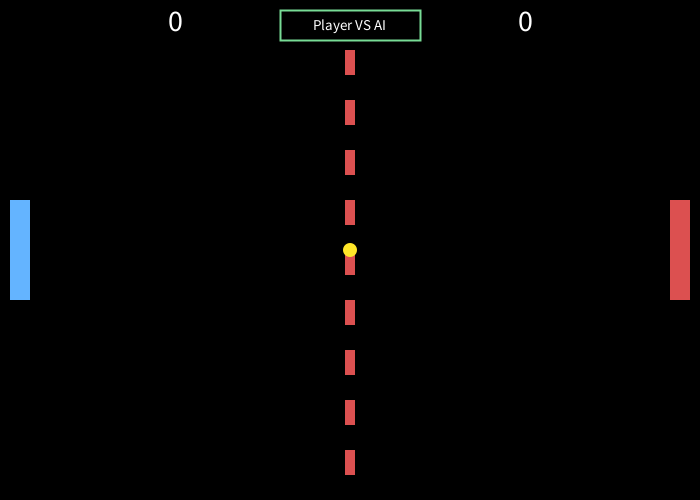
Frame 1 (no input)
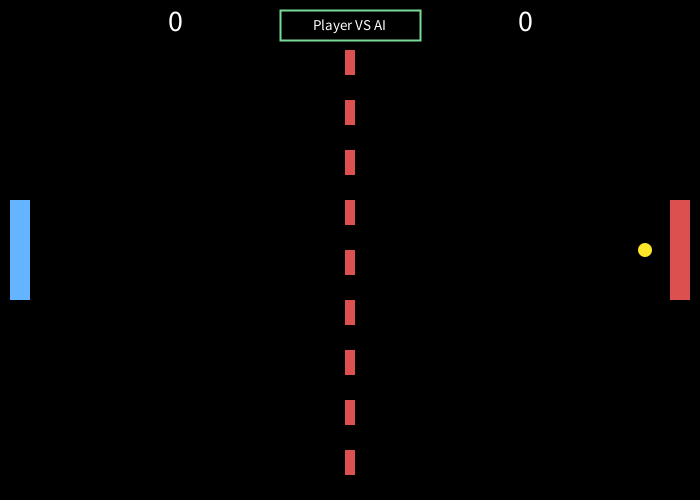
Frame 60 (the mouse pressed at the canvas centre just before this capture)
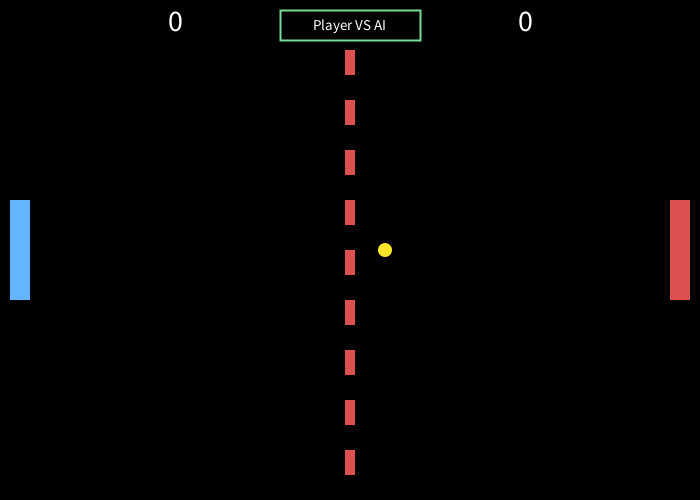
Frame 120 (the mouse held since frame 60 and released just before this capture)

The Processing sketch that drew these frames (run headless with seeded random() and noise(); from frame 60 on, the mouse is pressed at the canvas centre):

// Processing sketch: sketch_250912b
// ── sketch_250912b.pde
// Processing (Java) - Pong (robust keyboard handling + non-blocking win text)

int WIN_W = 700;
int WIN_H = 500;

int paddleWidth = 20;
int paddleHeight = 100;
int ballRadius = 7;
int winningScore = 10;
int computerSpeed = 3;

color white, black, red;
color leftPaddleColor, rightPaddleColor, ballColor, borderColor;

Paddle leftPaddle, rightPaddle;
Ball ball;
int leftScore = 0;
int rightScore = 0;
boolean gameMode = true;  // true: Player vs AI, false: Player vs Player

// Game-mode toggle rectangle
int gmX, gmY, gmW = 140, gmH = 30;

// Winner state (non-blocking)
boolean won = false;
String winText = "";
int winStartMillis = 0;
int winDuration = 5000; // 5000 ms = 5 seconds

void setup() {
  size(700, 500);
  frameRate(60);

  // Colors
  white = color(255, 255, 255);
  black = color(0, 0, 0);
  red = color(255, 0, 0);
  leftPaddleColor = color(100, 180, 255);
  rightPaddleColor = color(220, 80, 80);
  ballColor = color(255, 230, 40);
  borderColor = color(120, 220, 150);

  leftPaddle = new Paddle(10, WIN_H/2 - paddleHeight/2, paddleWidth, paddleHeight, leftPaddleColor);
  rightPaddle = new Paddle(WIN_W - 10 - paddleWidth, WIN_H/2 - paddleHeight/2, paddleWidth, paddleHeight, rightPaddleColor);
  ball = new Ball(WIN_W/2, WIN_H/2, ballRadius);

  gmX = WIN_W/2 - gmW/2;
  gmY = 10;

  textAlign(CENTER, CENTER);
}

void draw() {
  background(black);

  // Scores
  fill(white);
  textSize(30);
  text(leftScore, WIN_W/4, 20);
  text(rightScore, 3*WIN_W/4, 20);

  // Draw paddles
  leftPaddle.draw();
  rightPaddle.draw();

  // Stippled center line
  noStroke();
  int segmentH = WIN_H / 20;
  int idx = 0;
  for (int y = 50; y < WIN_H; y += segmentH) {
    if (idx % 2 == 0) {
      rect(WIN_W/2 - 5, y, 10, segmentH);
    }
    idx++;
  }

  // Draw ball
  ball.draw();

  // Game mode toggle box
  stroke(borderColor);
  strokeWeight(2);
  noFill();
  rect(gmX, gmY, gmW, gmH);
  noStroke();
  fill(white);
  textSize(15);
  String modeText = gameMode ? "Player VS AI" : "Player VS Player";
  text(modeText, gmX + gmW/2, gmY + gmH/2);

  // If nobody has won, update the game normally
  if (!won) {
    handlePaddleMovement();   // <-- robust per-frame check (works in AI mode too)
    ball.move();
    handleCollision();

    // Scoring (ball out of bounds)
    if (ball.x - ball.radius < 0) {
      rightScore++;
      ball.reset();
    } else if (ball.x + ball.radius > WIN_W) {
      leftScore++;
      ball.reset();
    }

    // Check for winner and start the non-blocking win timer
    if (leftScore >= winningScore) {
      won = true;
      winText = "Player 1 Won!";
      winStartMillis = millis();
    } else if (rightScore >= winningScore) {
      won = true;
      winText = "Player 2 Won!";
      winStartMillis = millis();
    }
  } else {
    // Display the win text (overlay) while paused
    fill(red);
    textSize(48);
    text(winText, WIN_W/2, WIN_H/2);

    // After duration, reset everything and continue
    if (millis() - winStartMillis >= winDuration) {
      won = false;
      leftScore = 0;
      rightScore = 0;
      ball.reset();
      leftPaddle.reset();
      rightPaddle.reset();
    }
  }
}

// Robust, per-frame paddle movement handling.
// This checks the current key state every frame (using the global keyPressed flag and key/keyCode).
// This is more reliable than relying only on keyPressed()/keyReleased() events.
void handlePaddleMovement() {
  // LEFT PADDLE (always player-controlled with W / S)
  if (keyPressed) {
    // Character keys (w / s)
    if ((key == 'w' || key == 'W') && leftPaddle.y - leftPaddle.VEL >= 0) {
      leftPaddle.move(true);
    } else if ((key == 's' || key == 'S') && leftPaddle.y + leftPaddle.VEL + leftPaddle.height <= WIN_H) {
      leftPaddle.move(false);
    }
    // Also support arrow keys for left paddle if desired (optional).
    // if (keyCode == UP && leftPaddle.y - leftPaddle.VEL >= 0) leftPaddle.move(true);
    // if (keyCode == DOWN && leftPaddle.y + leftPaddle.VEL + leftPaddle.height <= WIN_H) leftPaddle.move(false);
  }

  // RIGHT PADDLE: either AI or player (Up/Down)
  if (!gameMode) {
    // Player vs Player: use arrow keys for right paddle
    if (keyPressed) {
      if (keyCode == UP && rightPaddle.y - rightPaddle.VEL >= 0) rightPaddle.move(true);
      if (keyCode == DOWN && rightPaddle.y + rightPaddle.VEL + rightPaddle.height <= WIN_H) rightPaddle.move(false);
    }
  } else {
    // Player vs AI: simple AI tracks ball
    rightPaddleAI();
  }

  // Clamp paddles to window
  leftPaddle.y = constrain(leftPaddle.y, 0, WIN_H - leftPaddle.height);
  rightPaddle.y = constrain(rightPaddle.y, 0, WIN_H - rightPaddle.height);
}

void rightPaddleAI() {
  float paddleCenter = rightPaddle.y + rightPaddle.height/2.0;
  if (paddleCenter < ball.y - computerSpeed) {
    rightPaddle.y += computerSpeed;
  } else if (paddleCenter > ball.y + computerSpeed) {
    rightPaddle.y -= computerSpeed;
  }
  rightPaddle.y = constrain(rightPaddle.y, 0, WIN_H - rightPaddle.height);
}

void mousePressed() {
  if (mouseButton == LEFT) {
    if (mouseX > gmX && mouseX < gmX + gmW && mouseY > gmY && mouseY < gmY + gmH) {
      gameMode = !gameMode;
    }
  }
}

void handleCollision() {
  // Bounce from top/bottom
  if (ball.y - ball.radius <= 0 || ball.y + ball.radius >= WIN_H) {
    ball.y_vel *= -1;
  }

  // Left paddle collision
  if (ball.x_vel < 0) {
    if (ball.y > leftPaddle.y && ball.y < leftPaddle.y + leftPaddle.height &&
      ball.x - ball.radius <= leftPaddle.x + leftPaddle.width) {
      ball.x_vel *= -1;
      float middleY = leftPaddle.y + leftPaddle.height/2.0;
      float diffY = middleY - ball.y;
      float reductionFactor = (leftPaddle.height / 2.0f) / ball.MAX_VEL;
      ball.y_vel = -1 * (diffY / reductionFactor);
    }
  } else {
    // Right paddle collision
    if (ball.y > rightPaddle.y && ball.y < rightPaddle.y + rightPaddle.height &&
      ball.x + ball.radius >= rightPaddle.x) {
      ball.x_vel *= -1;
      float middleY = rightPaddle.y + rightPaddle.height/2.0;
      float diffY = middleY - ball.y;
      float reductionFactor = (rightPaddle.height / 2.0f) / ball.MAX_VEL;
      ball.y_vel = -1 * (diffY / reductionFactor);
    }
  }
}

// Paddle class
class Paddle {
  float x, y;
  float originalX, originalY;
  int width, height;
  color c;
  final int VEL = 4;

  Paddle(float x, float y, int w, int h, color c) {
    this.x = x;
    this.y = y;
    this.originalX = x;
    this.originalY = y;
    this.width = w;
    this.height = h;
    this.c = c;
  }

  void draw() {
    fill(c);
    noStroke();
    rect(x, y, width, height);
  }

  void move(boolean up) {
    if (up) y -= VEL;
    else y += VEL;
  }

  void reset() {
    x = originalX;
    y = originalY;
  }
}

// Ball class
class Ball {
  float x, y;
  float originalX, originalY;
  int radius;
  float x_vel, y_vel;
  final float MAX_VEL = 5;

  Ball(float x, float y, int r) {
    this.x = x;
    this.y = y;
    this.originalX = x;
    this.originalY = y;
    this.radius = r;
    x_vel = MAX_VEL;
    y_vel = 0;
  }

  void draw() {
    fill(ballColor);
    noStroke();
    ellipse(x, y, radius*2, radius*2);
  }

  void move() {
    x += x_vel;
    y += y_vel;
  }

  void reset() {
    x = originalX;
    y = originalY;
    y_vel = 0;
    x_vel *= -1;
  }
}
